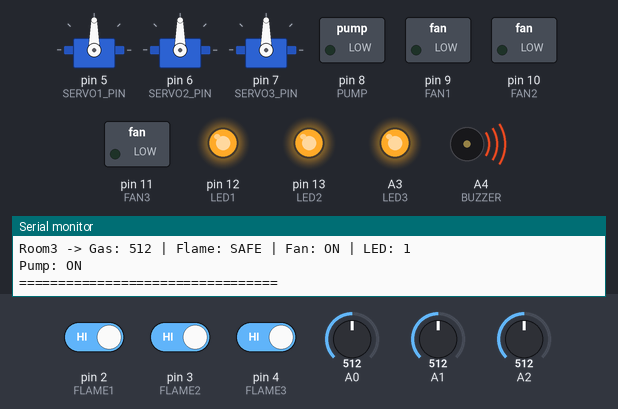
Simulated run of this sketch. Board: Arduino Uno, built with avr-gcc and run on an emulated ATmega328P. Shown: 3 × servo, switched loads named in the sketch (green lamp = pin HIGH), output pins drawn as LEDs (lit = HIGH), buzzer (waves = sounding), the last lines printed to the serial monitor. The test bench sets the inputs (shaded band); at power-on: A0 = 512, A1 = 512, pin 2 (FLAME1) HIGH, A2 = 512, pin 3 (FLAME2) HIGH, pin 4 (FLAME3) HIGH.

Above: at 1.2 s.
1.3 s: A0 set to 110
4.7 s: A0 set to 94
At 6.1 s:
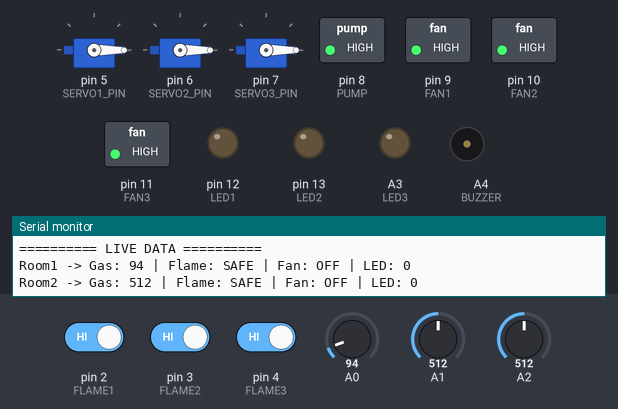
6.8 s: A1 set to 741
8.4 s: A1 set to 758
At 9.3 s:
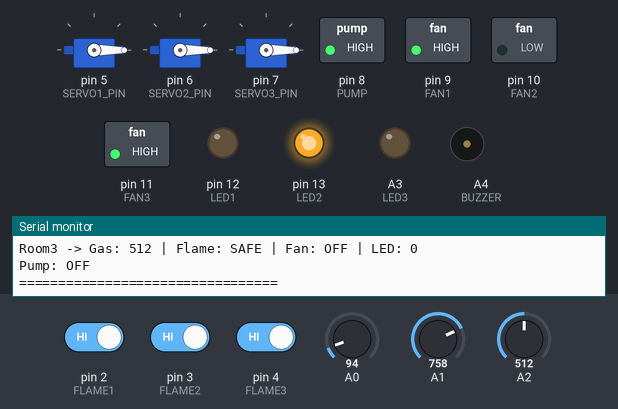
11.8 s: pin 2 (FLAME1) driven LOW
At 13.0 s:
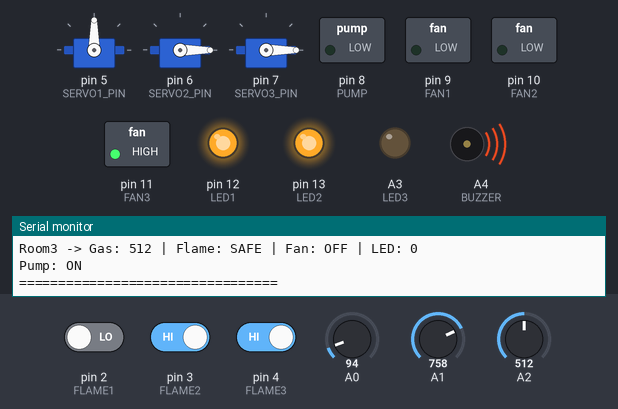
13.9 s: A2 set to 743
15.5 s: A2 set to 762
At 16.8 s:
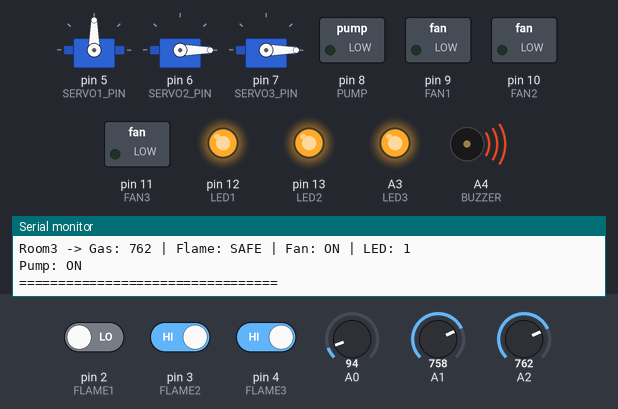
Timing chart, 0 to 18.1 s (numbered marks = the images above; inputs shaded):
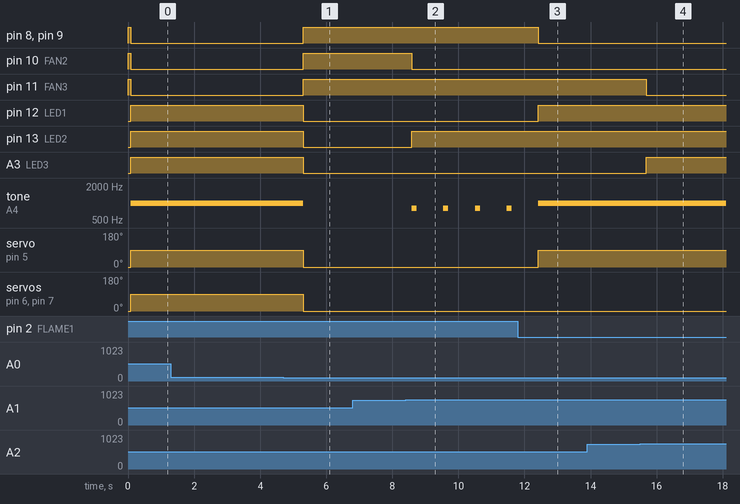

Measured:
- the behaviour switches between 100 and 99 on A0 (found by bisection; images 0 and 1)
- the behaviour switches between 750 and 751 on A1 (found by bisection; images 1 and 2)
- the behaviour switches between 750 and 751 on A2 (found by bisection; images 3 and 4)
- after the input at 8.4 s, pin 10 (FAN2): HIGH → LOW after 0.19 s; pin 13 (LED2): LOW → HIGH after 0.19 s; tone on A4 (BUZZER): alternates 800 Hz for 0.15 s and silent for 0.81 s, starting after 0.19 s
- after the input at 11.8 s, pin 8 (PUMP), pin 9 (FAN1): HIGH → LOW after 0.62 s; pin 12 (LED1): LOW → HIGH after 0.62 s; servo on pin 5 (SERVO1_PIN): 0° → 90° after 0.62 s
- after the input at 15.5 s, pin 11 (FAN3): HIGH → LOW after 0.19 s; A3 (LED3): LOW → HIGH after 0.19 s

The sketch:

smarthome.ino
```cpp
#include <Servo.h>

// -------- SERVOS --------
Servo servo1;
Servo servo2;
Servo servo3;

// -------- PINS --------
#define FLAME1 2
#define FLAME2 3
#define FLAME3 4

#define GAS1 A0
#define GAS2 A1
#define GAS3 A2

#define SERVO1_PIN 5
#define SERVO2_PIN 6
#define SERVO3_PIN 7

#define PUMP 8
#define FAN1 9
#define FAN2 10
#define FAN3 11

#define LED1 12
#define LED2 13
#define LED3 A3
#define BUZZER A4

int gasThreshold = 750;

// -------- TIMERS --------
unsigned long fireTime1 = 0, fireTime2 = 0, fireTime3 = 0;
unsigned long gasTime1 = 0, gasTime2 = 0, gasTime3 = 0;

unsigned long ledTime1 = 0, ledTime2 = 0, ledTime3 = 0;

const int holdTime = 5000;

// -------- GAS READ --------
int readGas(int pin) {
  int sum = 0;
  for (int i = 0; i < 5; i++) {
    sum += analogRead(pin);
    delay(5);
  }
  return sum / 5;
}

void setup() {
  Serial.begin(9600);

  pinMode(FLAME1, INPUT_PULLUP);
  pinMode(FLAME2, INPUT_PULLUP);
  pinMode(FLAME3, INPUT_PULLUP);

  pinMode(PUMP, OUTPUT);
  pinMode(FAN1, OUTPUT);
  pinMode(FAN2, OUTPUT);
  pinMode(FAN3, OUTPUT);

  pinMode(LED1, OUTPUT);
  pinMode(LED2, OUTPUT);
  pinMode(LED3, OUTPUT);
  pinMode(BUZZER, OUTPUT);

  digitalWrite(PUMP, HIGH);
  digitalWrite(FAN1, HIGH);
  digitalWrite(FAN2, HIGH);
  digitalWrite(FAN3, HIGH);

  servo1.attach(SERVO1_PIN);
  servo2.attach(SERVO2_PIN);
  servo3.attach(SERVO3_PIN);

  servo1.write(0);
  servo2.write(0);
  servo3.write(0);
}

void loop() {

  unsigned long now = millis();

  // -------- READ --------
  int f1 = digitalRead(FLAME1);
  int f2 = digitalRead(FLAME2);
  int f3 = digitalRead(FLAME3);

  int g1 = readGas(GAS1);
  int g2 = readGas(GAS2);
  int g3 = readGas(GAS3);

  bool fire1 = (f1 == LOW);
  bool fire2 = (f2 == LOW);
  bool fire3 = (f3 == LOW);

  bool gas1 = (g1 > gasThreshold);
  bool gas2 = (g2 > gasThreshold);
  bool gas3 = (g3 > gasThreshold);

  // -------- UPDATE TIMERS --------
  if (fire1) {
    fireTime1 = now;
    ledTime1 = now;
  }
  if (fire2) {
    fireTime2 = now;
    ledTime2 = now;
  }
  if (fire3) {
    fireTime3 = now;
    ledTime3 = now;
  }

  if (gas1) {
    gasTime1 = now;
    ledTime1 = now;
  }
  if (gas2) {
    gasTime2 = now;
    ledTime2 = now;
  }
  if (gas3) {
    gasTime3 = now;
    ledTime3 = now;
  }

  // -------- ROOM 1 --------
  if (now - fireTime1 <= holdTime) {
    servo1.write(90);
    digitalWrite(FAN1, LOW);
  } else {
    servo1.write(0);

    if (now - gasTime1 <= holdTime) {
      digitalWrite(FAN1, LOW);
    } else {
      digitalWrite(FAN1, HIGH);
    }
  }

  // -------- ROOM 2 --------
  if (now - fireTime2 <= holdTime) {
    servo2.write(90);
    digitalWrite(FAN2, LOW);
  } else {
    servo2.write(0);

    if (now - gasTime2 <= holdTime) {
      digitalWrite(FAN2, LOW);
    } else {
      digitalWrite(FAN2, HIGH);
    }
  }

  // -------- ROOM 3 --------
  if (now - fireTime3 <= holdTime) {
    servo3.write(90);
    digitalWrite(FAN3, LOW);
  } else {
    servo3.write(0);

    if (now - gasTime3 <= holdTime) {
      digitalWrite(FAN3, LOW);
    } else {
      digitalWrite(FAN3, HIGH);
    }
  }

  // -------- PUMP --------
  if ((now - fireTime1 <= holdTime) ||
      (now - fireTime2 <= holdTime) ||
      (now - fireTime3 <= holdTime)) {
    digitalWrite(PUMP, LOW);
  } else {
    digitalWrite(PUMP, HIGH);
  }

  // -------- LED HOLD --------
  digitalWrite(LED1, (now - ledTime1 <= holdTime) ? HIGH : LOW);
  digitalWrite(LED2, (now - ledTime2 <= holdTime) ? HIGH : LOW);
  digitalWrite(LED3, (now - ledTime3 <= holdTime) ? HIGH : LOW);

  // -------- BUZZER --------
  if ((now - fireTime1 <= holdTime) ||
      (now - fireTime2 <= holdTime) ||
      (now - fireTime3 <= holdTime)) {
    tone(BUZZER, 1000);
  }
  else if ((now - gasTime1 <= holdTime) ||
           (now - gasTime2 <= holdTime) ||
           (now - gasTime3 <= holdTime)) {
    tone(BUZZER, 800);
    delay(150);
    noTone(BUZZER);
    delay(150);
  }
  else {
    noTone(BUZZER);
  }

  // -------- SERIAL OUTPUT --------
  Serial.println("========== LIVE DATA ==========");

  Serial.print("Room1 -> Gas: "); Serial.print(g1);
  Serial.print(" | Flame: "); Serial.print(fire1 ? "FIRE" : "SAFE");
  Serial.print(" | Fan: "); Serial.print(digitalRead(FAN1) == LOW ? "ON" : "OFF");
  Serial.print(" | LED: "); Serial.println(digitalRead(LED1));

  Serial.print("Room2 -> Gas: "); Serial.print(g2);
  Serial.print(" | Flame: "); Serial.print(fire2 ? "FIRE" : "SAFE");
  Serial.print(" | Fan: "); Serial.print(digitalRead(FAN2) == LOW ? "ON" : "OFF");
  Serial.print(" | LED: "); Serial.println(digitalRead(LED2));

  Serial.print("Room3 -> Gas: "); Serial.print(g3);
  Serial.print(" | Flame: "); Serial.print(fire3 ? "FIRE" : "SAFE");
  Serial.print(" | Fan: "); Serial.print(digitalRead(FAN3) == LOW ? "ON" : "OFF");
  Serial.print(" | LED: "); Serial.println(digitalRead(LED3));

  Serial.print("Pump: ");
  Serial.println(digitalRead(PUMP) == LOW ? "ON" : "OFF");

  Serial.println("=================================\n");

  delay(400);
}
```
